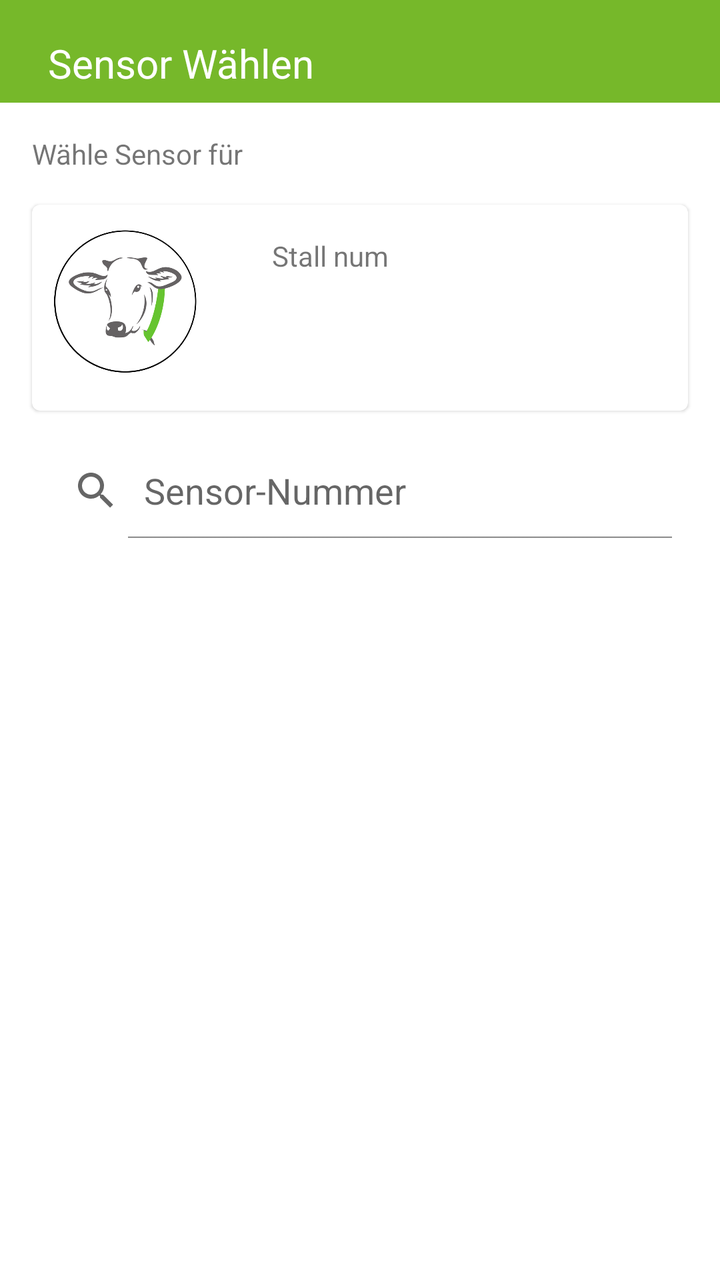
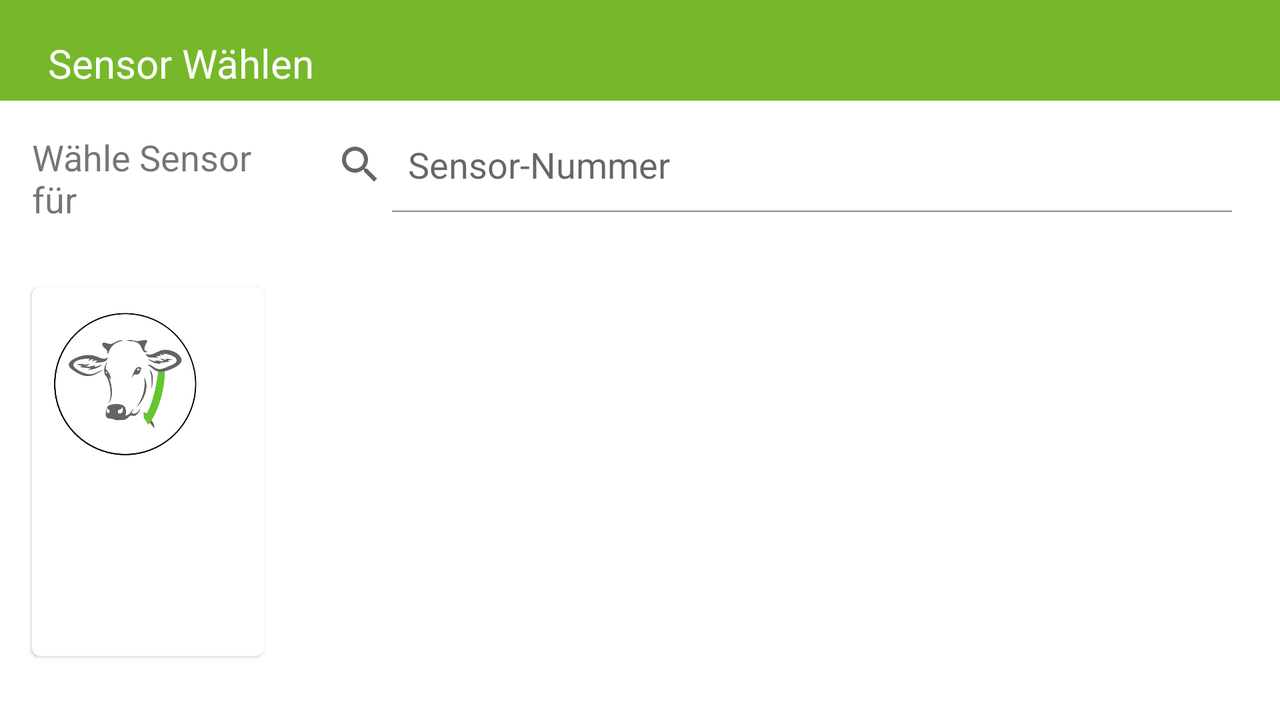

An Android layout and its configuration variant, each rendered on a device that would load it. The default file and the variant file are quoted in full after the pictures.
<!-- AndroidManifest.xml: application theme Theme.MyApp -->
<!-- res/layout/activity_tag_waehlen.xml -->
<?xml version="1.0" encoding="utf-8"?>
<androidx.constraintlayout.widget.ConstraintLayout
    xmlns:android="http://schemas.android.com/apk/res/android"
    xmlns:app="http://schemas.android.com/apk/res-auto"
    xmlns:tools="http://schemas.android.com/tools"
    android:layout_width="match_parent"
    android:layout_height="match_parent"
    tools:context=".activities.TagWaehlen">

    <com.google.android.material.appbar.AppBarLayout
        android:id="@+id/appBarCowSearch"
        android:layout_width="match_parent"
        android:layout_height="0dp"
        android:background="@color/colorPrimary"
        android:theme="@android:style/Theme.Material"
        app:layout_constraintEnd_toEndOf="parent"
        app:layout_constraintHeight_percent="0.08"
        app:layout_constraintStart_toStartOf="parent"
        app:layout_constraintTop_toTopOf="parent">

        <TextView
            android:id="@+id/textView"
            android:layout_width="match_parent"
            android:layout_height="wrap_content"
            android:paddingStart="24dp"
            android:paddingTop="18dp"
            android:text="@string/tag_waehlen"
            android:textColor="@android:color/white"
            android:textSize="20sp" />
    </com.google.android.material.appbar.AppBarLayout>

    <TextView
        android:id="@+id/textView2"
        android:layout_width="wrap_content"
        android:layout_height="wrap_content"
        android:layout_marginStart="16dp"
        android:layout_marginTop="16dp"
        android:text="@string/waehle_tag_fuer"
        app:layout_constraintStart_toStartOf="parent"
        app:layout_constraintTop_toBottomOf="@+id/appBarCowSearch" />


    <com.google.android.material.card.MaterialCardView

        android:id="@+id/cvCowWaehlen"
        android:layout_width="0dp"
        android:layout_height="103dp"
        android:layout_marginStart="16dp"
        android:layout_marginTop="16dp"
        android:layout_marginEnd="16dp"
        app:layout_constraintEnd_toEndOf="parent"
        app:layout_constraintStart_toStartOf="parent"
        app:layout_constraintTop_toBottomOf="@+id/textView2"
        android:focusable="true"
        android:focusableInTouchMode="true"
        android:focusedByDefault="true"
        >

        <androidx.constraintlayout.widget.ConstraintLayout
            android:id="@+id/conLayoutCV"
            android:layout_width="match_parent"
            android:layout_height="wrap_content"
            >

            <ImageView
                android:id="@+id/imageView4"
                android:layout_width="80dp"
                android:layout_height="80dp"
                android:layout_marginStart="8dp"
                android:layout_marginTop="8dp"
                android:layout_marginBottom="8dp"
                android:contentDescription="Unequipped Cow"
                app:layout_constraintBottom_toBottomOf="parent"
                app:layout_constraintStart_toStartOf="parent"
                app:layout_constraintTop_toTopOf="parent"
                app:srcCompat="@drawable/ic_innocow_logo_kopf_rund" />

            <TextView
                android:id="@+id/tvCowName"
                android:layout_width="wrap_content"
                android:layout_height="wrap_content"
                android:layout_marginStart="28dp"
                android:layout_marginTop="16dp"
                app:layout_constraintStart_toEndOf="@+id/imageView4"
                app:layout_constraintTop_toTopOf="parent" />

            <TextView
                android:id="@+id/tvCowId"
                android:layout_width="wrap_content"
                android:layout_height="wrap_content"
                android:layout_marginStart="28dp"
                android:layout_marginTop="12dp"
                app:layout_constraintStart_toEndOf="@+id/imageView4"
                app:layout_constraintTop_toBottomOf="@+id/tvCowName" />

            <TextView
                android:id="@+id/stall_text_view"
                android:layout_width="wrap_content"
                android:layout_height="wrap_content"
                android:layout_marginStart="4dp"
                android:layout_marginTop="16dp"
                android:text="Stall num"
                app:layout_constraintStart_toEndOf="@+id/tvCowName"
                app:layout_constraintTop_toTopOf="parent" />

        </androidx.constraintlayout.widget.ConstraintLayout>

    </com.google.android.material.card.MaterialCardView>

    <androidx.recyclerview.widget.RecyclerView
        android:id="@+id/rvTagWaehlen"
        android:layout_width="0dp"
        android:layout_height="0dp"
        android:layout_marginStart="16dp"
        android:layout_marginTop="4dp"
        android:layout_marginEnd="16dp"
        android:layout_marginBottom="16dp"
        app:layout_constraintBottom_toBottomOf="parent"
        app:layout_constraintEnd_toEndOf="parent"
        app:layout_constraintStart_toStartOf="parent"
        app:layout_constraintTop_toBottomOf="@+id/constraintLayout"
        tools:listitem="@layout/recycler_tag_waehlen" />

    <androidx.constraintlayout.widget.ConstraintLayout
        android:id="@+id/constraintLayout"
        android:layout_width="match_parent"
        android:layout_height="wrap_content"
        android:layout_marginTop="8dp"
        app:layout_constraintBottom_toTopOf="@+id/rvTagWaehlen"
        app:layout_constraintEnd_toEndOf="parent"
        app:layout_constraintStart_toStartOf="parent"
        app:layout_constraintTop_toBottomOf="@+id/cvCowWaehlen"
        >

        <SearchView
            android:id="@+id/searchView"
            android:layout_width="0dp"
            android:layout_height="wrap_content"
            android:layout_marginStart="16dp"
            android:layout_marginTop="8dp"
            android:layout_marginEnd="16dp"
            android:layout_marginBottom="8dp"
            android:gravity="fill_horizontal"
            android:iconifiedByDefault="false"
            android:orientation="horizontal"
            android:queryHint="@string/tag_nummer"
            android:searchHintIcon="@drawable/ic_search_icon"
            android:soundEffectsEnabled="true"
            app:layout_constraintBottom_toBottomOf="parent"
            app:layout_constraintEnd_toEndOf="parent"
            app:layout_constraintStart_toStartOf="parent"
            app:layout_constraintTop_toTopOf="parent"
            app:layout_constraintVertical_bias="0.0"
            android:inputType="number"/>
    </androidx.constraintlayout.widget.ConstraintLayout>

</androidx.constraintlayout.widget.ConstraintLayout>
<!-- res/layout/recycler_tag_waehlen.xml (included above) -->
<?xml version="1.0" encoding="utf-8"?>
<androidx.constraintlayout.widget.ConstraintLayout xmlns:android="http://schemas.android.com/apk/res/android"
    xmlns:app="http://schemas.android.com/apk/res-auto"
    xmlns:tools="http://schemas.android.com/tools"
    android:id="@+id/linearLayout2"
    android:layout_width="match_parent"
    android:layout_height="wrap_content"
    android:orientation="horizontal"
    android:padding="8dp">

    <ImageView
        android:id="@+id/rec_img_cow_pos_nav"
        android:layout_width="72dp"
        android:layout_height="72dp"
        app:layout_constraintStart_toStartOf="parent"
        app:layout_constraintTop_toTopOf="parent"
        tools:layout_conversion_absoluteHeight="72dp"
        tools:layout_conversion_absoluteWidth="72dp"
        tools:src="@drawable/ic_tag2"
        android:clickable="true"/>

    <TextView
        android:id="@+id/tv_tag_list"
        android:layout_width="wrap_content"
        android:layout_height="wrap_content"
        android:layout_marginStart="16dp"
        android:layout_marginTop="24dp"
        app:layout_constraintStart_toEndOf="@+id/rec_img_cow_pos_nav"
        app:layout_constraintTop_toTopOf="parent"
        android:clickable="true"/>

</androidx.constraintlayout.widget.ConstraintLayout>
<!-- resources referenced by this layout -->
<resources>
  <color name="colorPrimary">#76B82A</color>
  <!-- drawable ic_innocow_logo_kopf_rund: png bitmap (drawable, 61012 bytes) -->
  <!-- drawable ic_tag2 (drawable) -->
  <vector android:height="24dp" android:viewportHeight="744.0945"
      android:viewportWidth="744.0945" android:width="24dp"
      xmlns:aapt="http://schemas.android.com/aapt" xmlns:android="http://schemas.android.com/apk/res/android">
      <path android:fillAlpha="1" android:fillColor="#76b82a"
          android:fillType="nonZero"
          android:pathData="M325.92,188.264h93.525v399.039h-93.525z" android:strokeWidth="17.96781921"/>
      <path android:fillAlpha="1" android:fillColor="#4b4b4b"
          android:fillType="nonZero"
          android:pathData="m292.791,257.208c12.404,-9.966 153.99,-9.875 161.718,-0.586 7.728,9.289 8.185,248.914 0,258.228 -7.017,7.984 -150.378,8.02 -161.084,0 -10.706,-8.02 -10.78,-249.49 -0.634,-257.642z"
          android:strokeAlpha="1" android:strokeColor="#25b82a"
          android:strokeLineJoin="miter" android:strokeWidth="0"/>
  </vector>
  <string name="tag_nummer">Sensor-Nummer</string>
  <string name="tag_waehlen">Sensor Wählen</string>
  <string name="waehle_tag_fuer">Wähle Sensor für</string>
  <style name="Theme.MyApp" parent="Theme.MaterialComponents.Light.NoActionBar">
          
          <item name="colorPrimaryVariant">#FFFFFF</item>
          <item name="colorSecondaryVariant">#FFFFFF</item>
          <item name="colorSurface">@color/design_default_color_surface</item>
          <item name="colorOnPrimary">#FFFFFF</item>
          <item name="colorOnSecondary">#FFFFFF</item>
          <item name="colorOnError">@color/design_default_color_error</item>
          <item name="colorPrimary">@color/colorPrimary</item>&gt;
          <item name="colorSecondary">#FFFFFF</item>&gt;
          <item name="android:statusBarColor">@color/colorPrimaryDark</item>
          <item name="android:textColorAlertDialogListItem">@color/design_default_color_surface</item>
          <item name="colorAccent">@color/Gray</item>
      </style>
  <color name="colorPrimaryDark">#6AA526</color>
  <color name="Gray">#616161</color>
</resources>
<!-- res/layout-land/activity_tag_waehlen.xml (the repository's variant of the layout above) -->
<!-- drawn on the phone turned sideways -->
<?xml version="1.0" encoding="utf-8"?>
<androidx.constraintlayout.widget.ConstraintLayout xmlns:android="http://schemas.android.com/apk/res/android"
    xmlns:app="http://schemas.android.com/apk/res-auto"
    xmlns:tools="http://schemas.android.com/tools"
    android:layout_width="match_parent"
    android:layout_height="match_parent"
    tools:context=".activities.TagWaehlen">

    <com.google.android.material.appbar.AppBarLayout
        android:id="@+id/appBarCowSearch"
        android:layout_width="match_parent"
        android:layout_height="0dp"
        android:background="@color/colorPrimary"
        android:theme="@android:style/Theme.Material"
        app:layout_constraintEnd_toEndOf="parent"
        app:layout_constraintHeight_percent="0.14"
        app:layout_constraintStart_toStartOf="parent"
        app:layout_constraintTop_toTopOf="parent">

        <TextView
            android:id="@+id/textView"
            android:layout_width="match_parent"
            android:layout_height="wrap_content"
            android:paddingStart="24dp"
            android:paddingTop="18dp"
            android:text="@string/tag_waehlen"
            android:textColor="@android:color/white"
            android:textSize="20sp" />
    </com.google.android.material.appbar.AppBarLayout>

    <TextView
        android:id="@+id/textView2"
        android:layout_width="0dp"
        android:layout_height="wrap_content"
        android:layout_marginStart="16dp"
        android:layout_marginTop="16dp"
        android:text="@string/waehle_tag_fuer"
        android:textSize="18sp"
        app:layout_constraintEnd_toEndOf="@+id/cvCowWaehlen"
        app:layout_constraintStart_toStartOf="parent"
        app:layout_constraintTop_toBottomOf="@+id/appBarCowSearch" />


    <com.google.android.material.card.MaterialCardView

        android:id="@+id/cvCowWaehlen"
        android:layout_width="wrap_content"
        android:layout_height="0dp"
        android:layout_marginStart="16dp"
        android:layout_marginTop="32dp"
        android:layout_marginBottom="32dp"
        app:layout_constraintBottom_toBottomOf="parent"
        app:layout_constraintStart_toStartOf="parent"
        app:layout_constraintTop_toBottomOf="@+id/textView2"
        android:focusable="true"
        android:focusableInTouchMode="true"
        android:focusedByDefault="true"
        >

        <androidx.constraintlayout.widget.ConstraintLayout
            android:id="@+id/conLayoutCV"
            android:layout_width="match_parent"
            android:layout_height="wrap_content"
            tools:layout_editor_absoluteY="119dp"
            >

            <ImageView
                android:id="@+id/imageView4"
                android:layout_width="80dp"
                android:layout_height="80dp"
                android:layout_marginStart="8dp"
                android:layout_marginTop="8dp"
                android:layout_marginBottom="8dp"
                app:layout_constraintBottom_toBottomOf="parent"
                app:layout_constraintStart_toStartOf="parent"
                app:layout_constraintTop_toTopOf="parent"
                app:srcCompat="@drawable/ic_innocow_logo_kopf_rund" />

            <TextView
                android:id="@+id/tvCowName"
                android:layout_width="wrap_content"
                android:layout_height="wrap_content"
                android:layout_marginStart="28dp"
                android:layout_marginTop="16dp"
                app:layout_constraintStart_toEndOf="@+id/imageView4"
                app:layout_constraintTop_toTopOf="parent" />

            <TextView
                android:id="@+id/tvCowId"
                android:layout_width="wrap_content"
                android:layout_height="wrap_content"
                android:layout_marginStart="28dp"
                android:layout_marginTop="12dp"
                app:layout_constraintStart_toEndOf="@+id/imageView4"
                app:layout_constraintTop_toBottomOf="@+id/tvCowName" />
        </androidx.constraintlayout.widget.ConstraintLayout>

    </com.google.android.material.card.MaterialCardView>

    <SearchView
        android:id="@+id/searchView"
        android:layout_width="0dp"
        android:layout_height="wrap_content"
        android:layout_marginStart="16dp"
        android:layout_marginTop="8dp"
        android:layout_marginEnd="16dp"
        android:iconifiedByDefault="false"
        android:queryHint="@string/tag_nummer"
        android:searchHintIcon="@drawable/ic_search_icon"
        app:layout_constraintEnd_toEndOf="parent"
        app:layout_constraintStart_toEndOf="@+id/textView2"
        app:layout_constraintTop_toBottomOf="@+id/appBarCowSearch"
        android:inputType="number"/>

    <androidx.recyclerview.widget.RecyclerView
        android:id="@+id/rvTagWaehlen"
        android:layout_width="0dp"
        android:layout_height="0dp"
        android:layout_marginStart="8dp"
        android:layout_marginTop="8dp"
        android:layout_marginEnd="16dp"
        android:layout_marginBottom="16dp"
        app:layout_constraintBottom_toBottomOf="parent"
        app:layout_constraintEnd_toEndOf="parent"
        app:layout_constraintStart_toEndOf="@+id/cvCowWaehlen"
        app:layout_constraintTop_toBottomOf="@+id/searchView"
        tools:listitem="@layout/recycler_tag_waehlen" />

</androidx.constraintlayout.widget.ConstraintLayout>
